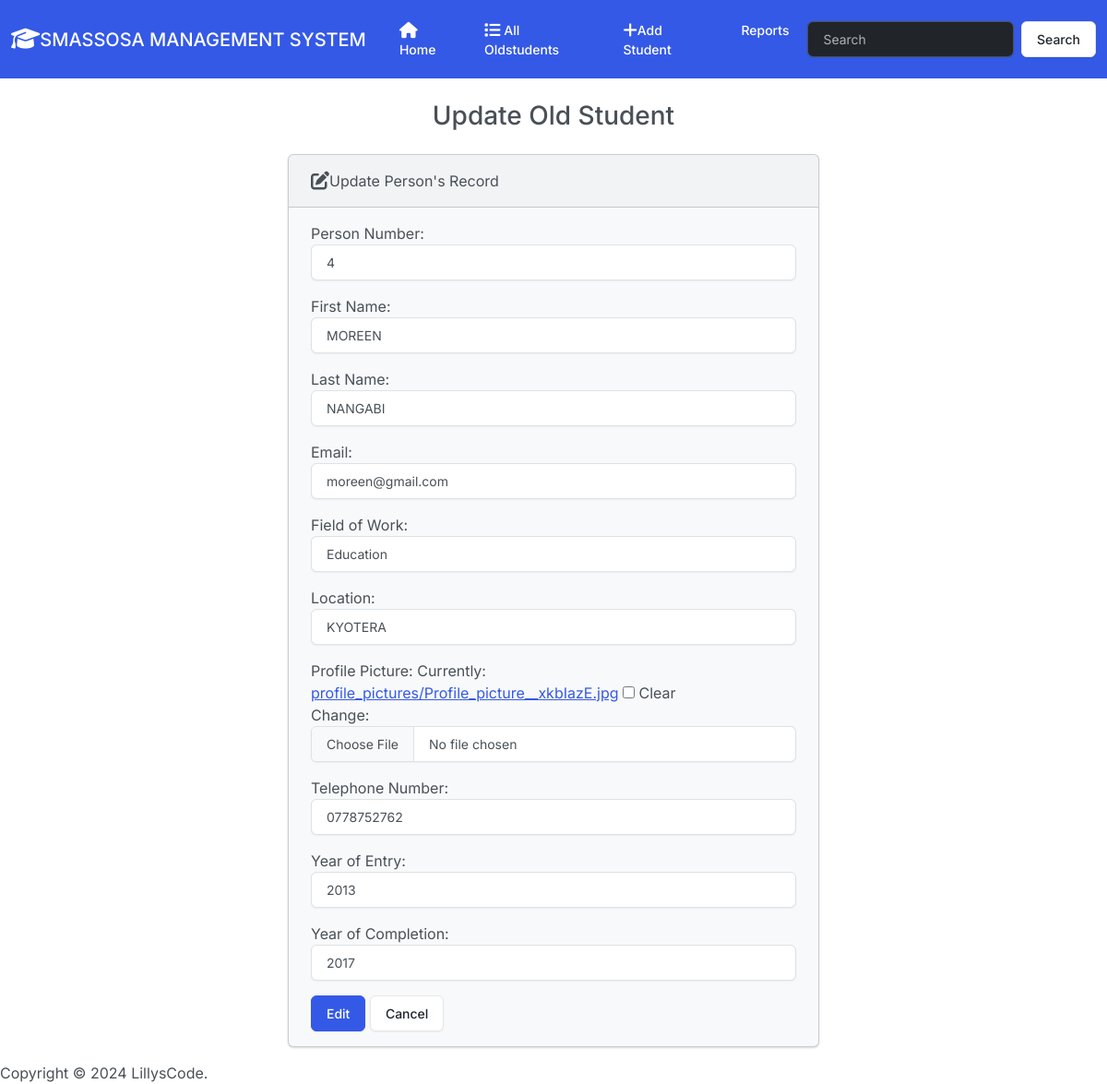
/edit/6, run on the app's committed database.
### Oldstudents/models.py (models this page shows, shortened)
class Student(models.Model):
    student_number = models.PositiveBigIntegerField()
    first_name = models.CharField(max_length=50)
    last_name = models.CharField(max_length=50)
    email = models.CharField(max_length=100)
    FIELD_OF_WORK_CHOICES = [
        ('Business', 'Business'),
        ('Education', 'Education'),
        ('Industrialization', 'Industrialization'),
        ('Public Servant', 'Public Servant'),
        ('Lawyers', 'Lawyers'),
        ('Fishing', 'Fishing'),
    ]
    field_of_work = models.CharField(max_length=20, choices=FIELD_OF_WORK_CHOICES)
    location = models.CharField(max_length=50)
    profile_picture = models.ImageField(upload_to='profile_pictures/', null=True, blank=True)
    telephone_number = models.CharField(max_length=15, null=True, blank=True)
    YEAR_CHOICES = [(year, year) for year in range(2000, 2030)]  # Adjust the range as needed
    year_of_entry = models.IntegerField(choices=YEAR_CHOICES)
    year_of_completion = models.IntegerField(choices=YEAR_CHOICES)

### Oldstudents/views.py (the view)
# urls.py: path('edit/<int:id>', views.edit, name='edit'),
def edit(request, id):
    student = get_object_or_404(Student, pk=id)
    if request.method == 'POST':
        form = StudentForm(request.POST, instance=student)
        if form.is_valid():
            form.save()
            return render(request, 'students/edit.html', {
                'form': form,
                'success': True,
                'student': student,
            })
        else:
            print(form.errors)
    else:
        form = StudentForm(instance=student)
    return render(request, 'students/edit.html', {
        'form': form,
        'student': student,
    })

### Oldstudents/templates/students/edit.html (shortened to what this page needs)
{% extends "students/base.html" %}
{% block body %}
    <h3 class="text-center m-4">Update Old Student</h3>
    {% if success %}
        <div class="alert-success" role="alert">
            The student has been updated  successfully.
            <a href="{% url 'index' %}" class="alert-link"> Go to Home Page</a>
        </div>
    {% else %}
        <div class="row justify-content-center">
            <div class="col-6">
                <div class="card bg-light mb-3">
                    <div class="card-header">
                        <i class="fa-solid fa-pen-to-square  fa-lg"></i>Update Person's Record
                    </div>
                    <div class="card-body">
                        <form method="post" action="{% url 'edit' id=student.id %}">
                        {{ form.as_p }}
                        <button type="submit" class="btn btn-primary">Edit</button>
                        <a href="{% url 'index' %}" class="btn btn-secondary">Cancel</a>
                      </form>
                    </div>
                  </div>
            </div>
        </div>
    {% endif %}
{% endblock %}

### data on the page
Student: student_number "4", first_name "MOREEN", last_name "NANGABI", email "moreen@gmail.com", field_of_work "Education", location "KYOTERA", telephone_number "0778752762", year_of_entry "2013", year_of_completion "2017"
